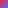

The Python source for this figure:
# imports
from PIL import Image
from random import randint

# blend interval
interval = 8

# initialize image
blend = Image.new('RGBA', (interval, interval), (0, 0, 0, 0))
pix = blend.load()

# get random colors
r_a = randint(0, 255)
g_a = randint(0, 255)
b_a = randint(0, 255)
color_a = (r_a, g_a, b_a)

r_b = randint(0, 255)
g_b = randint(0, 255)
b_b = randint(0, 255)
color_b = (r_b, g_b, b_b)

# generate blend
n = interval * 2 - 2
for x in range(0, interval):
    for y in range(0, interval):
        v = (n - (x + y)) / n
        r = int((r_a * v) + (r_b * (1 - v)))
        g = int((g_a * v) + (g_b * (1 - v)))
        b = int((b_a * v) + (b_b * (1 - v)))
        pix[x, y] = (r, g, b)

# save blend
blend.save('./ColorBlend2D.png')
